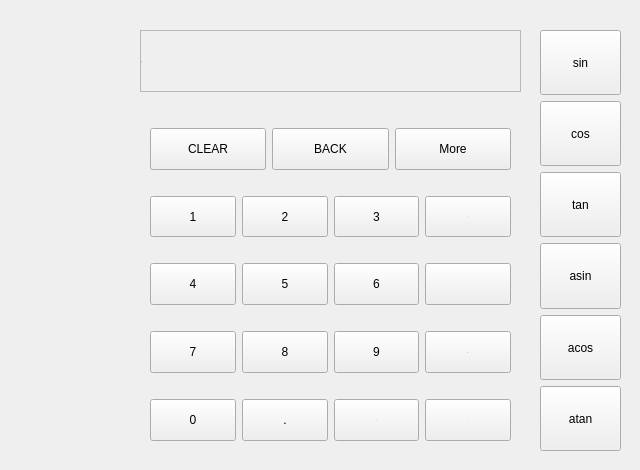
      <widget class="QWidget" name="page_11">
       <widget class="QWidget" name="verticalLayoutWidget">
        <property name="geometry">
         <rect>
          <x>130</x>
          <y>20</y>
          <width>401</width>
          <height>441</height>
         </rect>
        </property>
        <layout class="QVBoxLayout" name="verticalLayout_2">
         <property name="leftMargin">
          <number>10</number>
         </property>
         <property name="topMargin">
          <number>10</number>
         </property>
         <property name="rightMargin">
          <number>10</number>
         </property>
         <property name="bottomMargin">
          <number>10</number>
         </property>
         <item>
          <widget class="QLabel" name="label_35">
           <property name="font">
            <font>
             <family>century gothic</family>
             <pointsize>-1</pointsize>
            </font>
           </property>
           <property name="frameShape">
            <enum>QFrame::StyledPanel</enum>
           </property>
           <property name="frameShadow">
            <enum>QFrame::Raised</enum>
           </property>
           <property name="text">
            <string>0</string>
           </property>
          </widget>
         </item>
         <item>
          <spacer name="verticalSpacer_2">
           <property name="orientation">
            <enum>Qt::Vertical</enum>
           </property>
           <property name="sizeType">
            <enum>QSizePolicy::Fixed</enum>
           </property>
           <property name="sizeHint" stdset="0">
            <size>
             <width>10</width>
             <height>20</height>
            </size>
           </property>
          </spacer>
         </item>
         <item>
          <layout class="QHBoxLayout" name="horizontalLayout_7">
           <property name="sizeConstraint">
            <enum>QLayout::SetDefaultConstraint</enum>
           </property>
           <property name="leftMargin">
            <number>10</number>
           </property>
           <property name="topMargin">
            <number>10</number>
           </property>
           <property name="rightMargin">
            <number>10</number>
           </property>
           <property name="bottomMargin">
            <number>10</number>
           </property>
           <item>
            <widget class="QPushButton" name="Clear_2">
             <property name="sizePolicy">
              <sizepolicy hsizetype="Preferred" vsizetype="Preferred">
               <horstretch>0</horstretch>
               <verstretch>0</verstretch>
              </sizepolicy>
             </property>
             <property name="text">
              <string>CLEAR</string>
             </property>
            </widget>
           </item>
           <item>
            <widget class="QPushButton" name="Back_2">
             <property name="sizePolicy">
              <sizepolicy hsizetype="Minimum" vsizetype="Preferred">
               <horstretch>0</horstretch>
               <verstretch>0</verstretch>
              </sizepolicy>
             </property>
             <property name="text">
              <string>BACK</string>
             </property>
            </widget>
           </item>
           <item>
            <widget class="QPushButton" name="pushButton_2">
             <property name="sizePolicy">
              <sizepolicy hsizetype="Minimum" vsizetype="Preferred">
               <horstretch>0</horstretch>
               <verstretch>0</verstretch>
              </sizepolicy>
             </property>
             <property name="text">
              <string>More</string>
             </property>
            </widget>
           </item>
          </layout>
         </item>
         <item>
          <layout class="QHBoxLayout" name="horizontalLayout_3">
           <property name="leftMargin">
            <number>10</number>
           </property>
           <property name="topMargin">
            <number>10</number>
           </property>
           <property name="rightMargin">
            <number>10</number>
           </property>
           <property name="bottomMargin">
            <number>10</number>
           </property>
           <item>
            <widget class="QPushButton" name="n1_2">
             <property name="sizePolicy">
              <sizepolicy hsizetype="Preferred" vsizetype="Preferred">
               <horstretch>0</horstretch>
               <verstretch>0</verstretch>
              </sizepolicy>
             </property>
             <property name="maximumSize">
              <size>
               <width>16777215</width>
               <height>16777215</height>
              </size>
             </property>
             <property name="sizeIncrement">
              <size>
               <width>0</width>
               <height>0</height>
              </size>
             </property>
             <property name="baseSize">
              <size>
               <width>0</width>
               <height>0</height>
              </size>
             </property>
             <property name="text">
              <string>1</string>
             </property>
             <property name="shortcut">
              <string>1</string>
             </property>
             <property name="autoDefault">
              <bool>false</bool>
             </property>
             <property name="default">
              <bool>false</bool>
             </property>
             <property name="flat">
              <bool>false</bool>
             </property>
            </widget>
           </item>
           <item>
            <widget class="QPushButton" name="n2_2">
             <property name="sizePolicy">
              <sizepolicy hsizetype="Preferred" vsizetype="Preferred">
               <horstretch>0</horstretch>
               <verstretch>0</verstretch>
              </sizepolicy>
             </property>
             <property name="text">
              <string>2</string>
             </property>
             <property name="shortcut">
              <string>2</string>
             </property>
            </widget>
           </item>
           <item>
            <widget class="QPushButton" name="n3_2">
             <property name="sizePolicy">
              <sizepolicy hsizetype="Minimum" vsizetype="Preferred">
               <horstretch>0</horstretch>
               <verstretch>0</verstretch>
              </sizepolicy>
             </property>
             <property name="text">
              <string>3</string>
             </property>
             <property name="shortcut">
              <string>3</string>
             </property>
            </widget>
           </item>
           <item>
            <widget class="QPushButton" name="add_2">
             <property name="sizePolicy">
              <sizepolicy hsizetype="Minimum" vsizetype="Preferred">
               <horstretch>0</horstretch>
               <verstretch>0</verstretch>
              </sizepolicy>
             </property>
             <property name="font">
              <font>
               <family>century gothic</family>
               <pointsize>-1</pointsize>
              </font>
             </property>
             <property name="text">
              <string>+</string>
             </property>
            </widget>
           </item>
          </layout>
         </item>
         <item>
          <layout class="QHBoxLayout" name="horizontalLayout_8" stretch="0,0,0,0">
           <property name="spacing">
            <number>6</number>
           </property>
           <property name="sizeConstraint">
            <enum>QLayout::SetDefaultConstraint</enum>
           </property>
           <property name="leftMargin">
            <number>10</number>
           </property>
           <property name="topMargin">
            <number>10</number>
           </property>
           <property name="rightMargin">
            <number>10</number>
           </property>
           <property name="bottomMargin">
            <number>10</number>
           </property>
           <item>
            <widget class="QPushButton" name="n4_2">
             <property name="sizePolicy">
              <sizepolicy hsizetype="Preferred" vsizetype="Preferred">
               <horstretch>0</horstretch>
               <verstretch>0</verstretch>
              </sizepolicy>
             </property>
             <property name="maximumSize">
              <size>
               <width>16777215</width>
               <height>16777215</height>
              </size>
             </property>
             <property name="sizeIncrement">
              <size>
               <width>0</width>
               <height>0</height>
              </size>
             </property>
             <property name="baseSize">
              <size>
               <width>0</width>
               <height>0</height>
              </size>
             </property>
             <property name="text">
              <string>4</string>
             </property>
             <property name="shortcut">
              <string>4</string>
             </property>
             <property name="autoDefault">
              <bool>false</bool>
             </property>
             <property name="default">
              <bool>false</bool>
             </property>
             <property name="flat">
              <bool>false</bool>
             </property>
            </widget>
           </item>
           <item>
            <widget class="QPushButton" name="n5_2">
             <property name="sizePolicy">
              <sizepolicy hsizetype="Preferred" vsizetype="Preferred">
               <horstretch>0</horstretch>
               <verstretch>0</verstretch>
              </sizepolicy>
             </property>
             <property name="maximumSize">
              <size>
               <width>16777215</width>
               <height>16777215</height>
              </size>
             </property>
             <property name="sizeIncrement">
              <size>
               <width>0</width>
               <height>0</height>
              </size>
             </property>
             <property name="baseSize">
              <size>
               <width>0</width>
               <height>0</height>
              </size>
             </property>
             <property name="text">
              <string>5</string>
             </property>
             <property name="shortcut">
              <string>5</string>
             </property>
             <property name="autoDefault">
              <bool>false</bool>
             </property>
             <property name="default">
              <bool>false</bool>
             </property>
             <property name="flat">
              <bool>false</bool>
             </property>
            </widget>
           </item>
           <item>
            <widget class="QPushButton" name="n6_2">
             <property name="sizePolicy">
              <sizepolicy hsizetype="Preferred" vsizetype="Preferred">
               <horstretch>0</horstretch>
               <verstretch>0</verstretch>
              </sizepolicy>
             </property>
             <property name="maximumSize">
              <size>
               <width>16777215</width>
               <height>16777215</height>
              </size>
             </property>
             <property name="sizeIncrement">
              <size>
               <width>0</width>
               <height>0</height>
              </size>
             </property>
             <property name="baseSize">
              <size>
               <width>0</width>
               <height>0</height>
              </size>
             </property>
             <property name="text">
              <string>6</string>
             </property>
             <property name="shortcut">
              <string>6</string>
             </property>
             <property name="autoDefault">
              <bool>false</bool>
             </property>
             <property name="default">
              <bool>false</bool>
             </property>
             <property name="flat">
              <bool>false</bool>
             </property>
            </widget>
           </item>
           <item>
            <widget class="QPushButton" name="sub_2">
             <property name="sizePolicy">
              <sizepolicy hsizetype="Preferred" vsizetype="Preferred">
               <horstretch>0</horstretch>
               <verstretch>0</verstretch>
              </sizepolicy>
             </property>
             <property name="maximumSize">
              <size>
               <width>16777215</width>
               <height>16777215</height>
              </size>
             </property>
             <property name="sizeIncrement">
              <size>
               <width>0</width>
               <height>0</height>
              </size>
             </property>
             <property name="baseSize">
              <size>
               <width>0</width>
               <height>0</height>
              </size>
             </property>
             <property name="font">
              <font>
               <family>century gothic</family>
               <pointsize>-1</pointsize>
              </font>
             </property>
             <property name="text">
              <string>-</string>
             </property>
             <property name="autoDefault">
              <bool>false</bool>
             </property>
             <property name="default">
              <bool>false</bool>
             </property>
             <property name="flat">
              <bool>false</bool>
             </property>
            </widget>
           </item>
          </layout>
         </item>
         <item>
          <layout class="QHBoxLayout" name="horizontalLayout_9">
           <property name="sizeConstraint">
            <enum>QLayout::SetMinAndMaxSize</enum>
           </property>
           <property name="leftMargin">
            <number>10</number>
           </property>
           <property name="topMargin">
            <number>10</number>
           </property>
           <property name="rightMargin">
            <number>10</number>
           </property>
           <property name="bottomMargin">
            <number>10</number>
           </property>
           <item>
            <widget class="QPushButton" name="n7_2">
             <property name="sizePolicy">
              <sizepolicy hsizetype="Preferred" vsizetype="Preferred">
               <horstretch>0</horstretch>
               <verstretch>0</verstretch>
              </sizepolicy>
             </property>
             <property name="maximumSize">
              <size>
               <width>16777215</width>
               <height>16777215</height>
              </size>
             </property>
             <property name="sizeIncrement">
              <size>
               <width>0</width>
               <height>0</height>
              </size>
             </property>
             <property name="baseSize">
              <size>
               <width>0</width>
               <height>0</height>
              </size>
             </property>
             <property name="text">
              <string>7</string>
             </property>
             <property name="shortcut">
              <string>7</string>
             </property>
             <property name="autoDefault">
              <bool>false</bool>
             </property>
             <property name="default">
              <bool>false</bool>
             </property>
             <property name="flat">
              <bool>false</bool>
             </property>
            </widget>
           </item>
           <item>
            <widget class="QPushButton" name="n8_2">
             <property name="sizePolicy">
              <sizepolicy hsizetype="Preferred" vsizetype="Preferred">
               <horstretch>0</horstretch>
               <verstretch>0</verstretch>
              </sizepolicy>
             </property>
             <property name="maximumSize">
              <size>
               <width>16777215</width>
               <height>16777215</height>
              </size>
             </property>
             <property name="sizeIncrement">
              <size>
               <width>0</width>
               <height>0</height>
              </size>
             </property>
             <property name="baseSize">
              <size>
               <width>0</width>
               <height>0</height>
              </size>
             </property>
             <property name="text">
              <string>8</string>
             </property>
             <property name="shortcut">
              <string>8</string>
             </property>
             <property name="autoDefault">
              <bool>false</bool>
             </property>
             <property name="default">
              <bool>false</bool>
             </property>
             <property name="flat">
              <bool>false</bool>
             </property>
            </widget>
           </item>
           <item>
            <widget class="QPushButton" name="n9_2">
             <property name="sizePolicy">
              <sizepolicy hsizetype="Preferred" vsizetype="Preferred">
               <horstretch>0</horstretch>
               <verstretch>0</verstretch>
              </sizepolicy>
             </property>
             <property name="maximumSize">
              <size>
               <width>16777215</width>
               <height>16777215</height>
              </size>
             </property>
             <property name="sizeIncrement">
              <size>
               <width>0</width>
               <height>0</height>
              </size>
             </property>
             <property name="baseSize">
              <size>
               <width>0</width>
               <height>0</height>
              </size>
             </property>
             <property name="text">
              <string>9</string>
             </property>
             <property name="shortcut">
              <string>9</string>
             </property>
             <property name="autoDefault">
              <bool>false</bool>
             </property>
             <property name="default">
              <bool>false</bool>
             </property>
             <property name="flat">
              <bool>false</bool>
             </property>
            </widget>
           </item>
           <item>
            <widget class="QPushButton" name="mult_2">
             <property name="sizePolicy">
              <sizepolicy hsizetype="Preferred" vsizetype="Preferred">
               <horstretch>0</horstretch>
               <verstretch>0</verstretch>
              </sizepolicy>
             </property>
             <property name="maximumSize">
              <size>
               <width>16777215</width>
               <height>16777215</height>
              </size>
             </property>
             <property name="sizeIncrement">
              <size>
               <width>0</width>
               <height>0</height>
              </size>
             </property>
             <property name="baseSize">
              <size>
               <width>0</width>
               <height>0</height>
              </size>
             </property>
             <property name="font">
              <font>
               <family>century gothic</family>
               <pointsize>-1</pointsize>
              </font>
             </property>
             <property name="text">
              <string>x</string>
             </property>
             <property name="autoDefault">
              <bool>false</bool>
             </property>
             <property name="default">
              <bool>false</bool>
             </property>
             <property name="flat">
              <bool>false</bool>
             </property>
            </widget>
           </item>
          </layout>
         </item>
         <item>
          <layout class="QHBoxLayout" name="horizontalLayout_10">
           <property name="leftMargin">
            <number>10</number>
           </property>
           <property name="topMargin">
            <number>10</number>
           </property>
           <property name="rightMargin">
            <number>10</number>
           </property>
           <property name="bottomMargin">
            <number>10</number>
           </property>
           <item>
            <widget class="QPushButton" name="n0_2">
             <property name="sizePolicy">
              <sizepolicy hsizetype="Preferred" vsizetype="Preferred">
               <horstretch>0</horstretch>
               <verstretch>0</verstretch>
              </sizepolicy>
             </property>
             <property name="maximumSize">
              <size>
               <width>16777215</width>
               <height>16777215</height>
              </size>
             </property>
             <property name="sizeIncrement">
              <size>
               <width>0</width>
               <height>0</height>
              </size>
             </property>
             <property name="baseSize">
              <size>
               <width>0</width>
               <height>0</height>
              </size>
             </property>
             <property name="text">
              <string>0</string>
             </property>
             <property name="shortcut">
              <string>0</string>
             </property>
             <property name="autoDefault">
              <bool>false</bool>
             </property>
             <property name="default">
              <bool>false</bool>
             </property>
             <property name="flat">
              <bool>false</bool>
             </property>
            </widget>
           </item>
           <item>
            <widget class="QPushButton" name="dot_2">
             <property name="sizePolicy">
              <sizepolicy hsizetype="Preferred" vsizetype="Preferred">
               <horstretch>0</horstretch>
               <verstretch>0</verstretch>
              </sizepolicy>
             </property>
             <property name="maximumSize">
              <size>
               <width>16777215</width>
               <height>16777215</height>
              </size>
             </property>
             <property name="sizeIncrement">
              <size>
               <width>0</width>
               <height>0</height>
              </size>
             </property>
             <property name="baseSize">
              <size>
               <width>0</width>
               <height>0</height>
              </size>
             </property>
             <property name="text">
              <string>.</string>
             </property>
             <property name="shortcut">
              <string>.</string>
             </property>
             <property name="autoDefault">
              <bool>false</bool>
             </property>
             <property name="default">
              <bool>false</bool>
             </property>
             <property name="flat">
              <bool>false</bool>
             </property>
            </widget>
           </item>
           <item>
            <widget class="QPushButton" name="equal_2">
             <property name="sizePolicy">
              <sizepolicy hsizetype="Preferred" vsizetype="Preferred">
               <horstretch>0</horstretch>
               <verstretch>0</verstretch>
              </sizepolicy>
             </property>
             <property name="maximumSize">
              <size>
               <width>16777215</width>
               <height>16777215</height>
              </size>
             </property>
             <property name="sizeIncrement">
              <size>
               <width>0</width>
               <height>0</height>
              </size>
             </property>
             <property name="baseSize">
              <size>
               <width>0</width>
               <height>0</height>
              </size>
             </property>
             <property name="font">
              <font>
               <family>century gothic</family>
               <pointsize>-1</pointsize>
              </font>
             </property>
             <property name="text">
              <string>=</string>
             </property>
             <property name="shortcut">
              <string>Return</string>
             </property>
             <property name="autoDefault">
              <bool>false</bool>
             </property>
             <property name="default">
              <bool>false</bool>
             </property>
             <property name="flat">
              <bool>false</bool>
             </property>
            </widget>
           </item>
           <item>
            <widget class="QPushButton" name="div_2">
             <property name="sizePolicy">
              <sizepolicy hsizetype="Preferred" vsizetype="Preferred">
               <horstretch>0</horstretch>
               <verstretch>0</verstretch>
              </sizepolicy>
             </property>
             <property name="maximumSize">
              <size>
               <width>16777215</width>
               <height>16777215</height>
              </size>
             </property>
             <property name="sizeIncrement">
              <size>
               <width>0</width>
               <height>0</height>
              </size>
             </property>
             <property name="baseSize">
              <size>
               <width>0</width>
               <height>0</height>
              </size>
             </property>
             <property name="font">
              <font>
               <family>century gothic</family>
               <pointsize>-1</pointsize>
              </font>
             </property>
             <property name="text">
              <string>/</string>
             </property>
             <property name="autoDefault">
              <bool>false</bool>
             </property>
             <property name="default">
              <bool>false</bool>
             </property>
             <property name="flat">
              <bool>false</bool>
             </property>
            </widget>
           </item>
          </layout>
         </item>
        </layout>
       </widget>
       <widget class="QWidget" name="verticalLayoutWidget_2">
        <property name="geometry">
         <rect>
          <x>530</x>
          <y>20</y>
          <width>101</width>
          <height>441</height>
         </rect>
        </property>
        <layout class="QVBoxLayout" name="Option_2">
         <property name="leftMargin">
          <number>10</number>
         </property>
         <property name="topMargin">
          <number>10</number>
         </property>
         <property name="rightMargin">
          <number>10</number>
         </property>
         <property name="bottomMargin">
          <number>10</number>
         </property>
         <item>
          <widget class="QPushButton" name="sin_2">
           <property name="sizePolicy">
            <sizepolicy hsizetype="Preferred" vsizetype="Preferred">
             <horstretch>0</horstretch>
             <verstretch>0</verstretch>
            </sizepolicy>
           </property>
           <property name="text">
            <string>sin</string>
           </property>
          </widget>
         </item>
         <item>
          <widget class="QPushButton" name="cos_2">
           <property name="sizePolicy">
            <sizepolicy hsizetype="Minimum" vsizetype="Preferred">
             <horstretch>0</horstretch>
             <verstretch>0</verstretch>
            </sizepolicy>
           </property>
           <property name="text">
            <string>cos</string>
           </property>
          </widget>
         </item>
         <item>
          <widget class="QPushButton" name="tan_2">
           <property name="sizePolicy">
            <sizepolicy hsizetype="Minimum" vsizetype="Preferred">
             <horstretch>0</horstretch>
             <verstretch>0</verstretch>
            </sizepolicy>
           </property>
           <property name="text">
            <string>tan</string>
           </property>
          </widget>
         </item>
         <item>
          <widget class="QPushButton" name="asin_2">
           <property name="sizePolicy">
            <sizepolicy hsizetype="Minimum" vsizetype="Preferred">
             <horstretch>0</horstretch>
             <verstretch>0</verstretch>
            </sizepolicy>
           </property>
           <property name="text">
            <string>asin</string>
           </property>
          </widget>
         </item>
         <item>
          <widget class="QPushButton" name="acos_2">
           <property name="sizePolicy">
            <sizepolicy hsizetype="Minimum" vsizetype="Preferred">
             <horstretch>0</horstretch>
             <verstretch>0</verstretch>
            </sizepolicy>
           </property>
           <property name="text">
            <string>acos</string>
           </property>
          </widget>
         </item>
         <item>
          <widget class="QPushButton" name="atan_2">
           <property name="sizePolicy">
            <sizepolicy hsizetype="Minimum" vsizetype="Preferred">
             <horstretch>0</horstretch>
             <verstretch>0</verstretch>
            </sizepolicy>
           </property>
           <property name="text">
            <string>atan</string>
           </property>
          </widget>
         </item>
        </layout>
       </widget>
      </widget>
